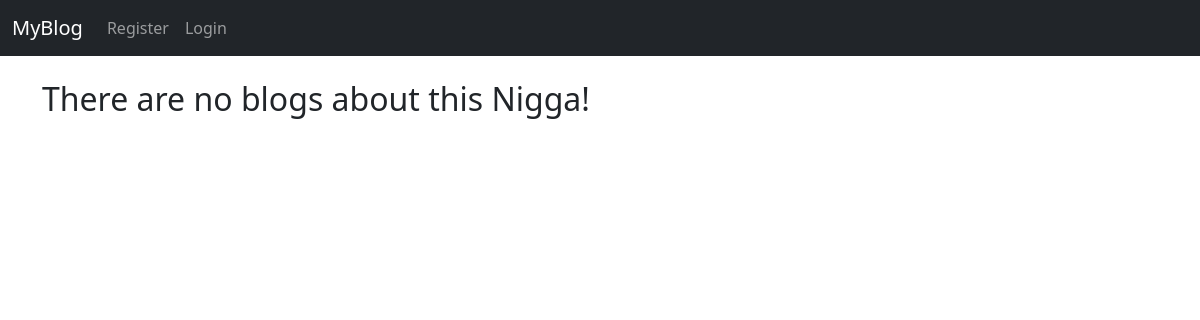
/category/sports/, run on an earlier commit of the app's database.
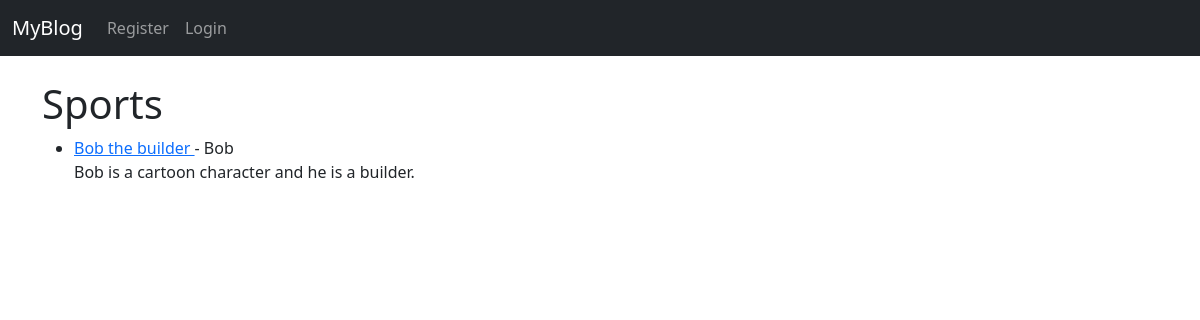
And on a later commit of the database.
### theblog/models.py (models this page shows, shortened)
class Post(models.Model):
    title = models.CharField(max_length=255)
    title_tag = models.CharField(max_length=255)
    author = models.ForeignKey(User, on_delete=models.CASCADE)
    body = models.TextField()
    post_date = models.DateField(auto_now_add=True)
    category = models.CharField(max_length=255, default='coding')
    likes = models.ManyToManyField(User, related_name='blog_posts')

### theblog/views.py (the view)
# urls.py: path('category/<str:cats>/', CategoryView, name="category"),
def CategoryView(request, cats):
    category_posts = Post.objects.filter(category=cats.replace('-', ' '))
    return render(request, 'categories.html', {'cats': cats.title().replace('-', ' '), 'category_posts': category_posts})

### theblog/templates/categories.html (shortened to what this page needs)
{% extends "base.html" %}
{% block content %}
{% if category_posts %}
    <h1>{{ cats }}</h1>
    <ul>
        {% for post in category_posts %}
            <li>
                <a href="{% url 'article-detail' post.pk %}">
                    {{ post.title }}
                </a>
                - {{ post.author.first_name }}
                <br>
                {{ post.body|slice:":200" }}
            </li>
        {% endfor %}
    </ul>
{% else %}
    <h2>There are no blogs about this Nigga!</h2>
{% endif %}
{% endblock content %}

### theblog/templates/base.html (shortened to what this page needs)
<!doctype html>
<html lang="en">
  <head>
    <link href="https://cdn.jsdelivr.net/npm/bootstrap@5.0.0-beta2/dist/css/bootstrap.min.css" rel="stylesheet">
  </head>
  <body>
    <nav class="navbar navbar-expand-lg navbar-dark bg-dark">
        <div class="container-fluid">
          <a class="navbar-brand" href="{% url 'home' %}">MyBlog</a>
          <div class="collapse navbar-collapse" id="navbarSupportedContent">
            <ul class="navbar-nav me-auto mb-2 mb-lg-0">
              {% if user.is_authenticated %}
                <li class="nav-item">
                  <a class="nav-link" href="{% url 'add_post' %}">Add new blog</a>
                </li>
                <li class="nav-item">
                  <a class="nav-link" href="{% url 'add_category' %}">Add Category</a>
                </li>
                <li class="nav-item">
                  <a class="nav-link" href="{% url 'logout' %}">Logout</a>
                </li>
              {% else %}
                <li class="nav-item">
                  <a class="nav-link" href="{% url 'register' %}">Register</a>
                </li>
                <li class="nav-item">
                  <a class="nav-link" href="{% url 'login' %}">Login</a>
                </li>
              {% endif %}
            </ul>
          </div>
        </div>
      </nav>
      <br>
        <div class="container">
            {% block content %}
            {% endblock content %}
        </div>
  </body>
</html>

What changed in the data, as far as the page shows it:
added Post: category "Sports", title "Bob the builder", author.first_name "Bob", body "Bob is a cartoon character and he is a builder."
Also different on the page:
text no longer shown: "There are no blogs about this Nigga!"
